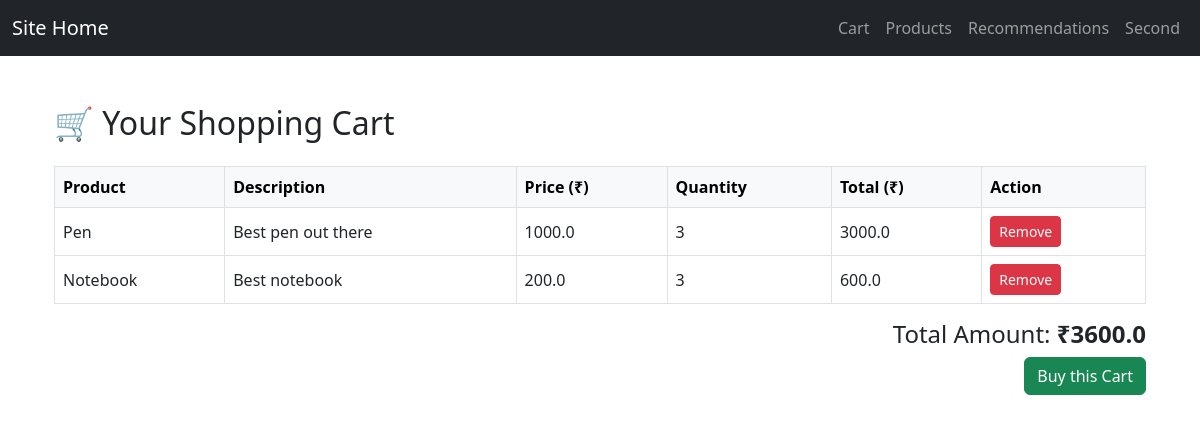
The page /user/cart (signed in) on the database its author committed.
### app/models/user_cart.py (models this page shows)
class Cart(db.Model):
    id = db.Column(db.Integer, primary_key=True)
    user_id = db.Column(db.Integer, db.ForeignKey('user.id'), nullable=False)
    product_id = db.Column(db.Integer, db.ForeignKey('product.id'), nullable=False)
    quantity = db.Column(db.Integer, default=1)
    date_added = db.Column(db.DateTime, default=datetime.utcnow)
    user = db.relationship('User', backref='cart_items')
    product = db.relationship('Product')

### app/models/product.py (models this page shows, shortened)
class Product(db.Model):
    id = db.Column(db.Integer, primary_key=True)
    name = db.Column(db.String(200), nullable=False)
    description = db.Column(db.String(500))
    price = db.Column(db.Float, nullable=False)
    category = db.Column(db.String(100))
    brand = db.Column(db.String(100))
    quantity=db.Column(db.Integer)
    date_added = db.Column(db.DateTime, default=datetime.utcnow)

### app/routes/product_routes.py (the view)
@product_bp.route("/user/cart", methods=['POST','GET'])
@login_required
def product_user_cart():
    if request.method=='POST':
        pass
    else:
        user_id=current_user.id
        cart_items = Cart.query.filter_by(user_id=user_id).all()
        total_amount = sum(item.product.price * item.quantity for item in cart_items)
        return render_template('user_cart.html',cart_items=cart_items,total_amount=total_amount)

### app/routes/admin_routes.py (called while the page is built)
@login_manager.user_loader
def load_user(user_id):
    return User.query.get(int(user_id))

### app/templates/user_cart.html (shortened to what this page needs)
{% extends 'base.html' %}
{% block content %}
<div class="container my-5">
    <h2 class="mb-4">🛒 Your Shopping Cart</h2>
    {% if cart_items %}
        <table class="table table-bordered align-middle">
            <thead class="table-light">
                <tr>
                    <th>Product</th>
                    <th>Description</th>
                    <th>Price (₹)</th>
                    <th>Quantity</th>
                    <th>Total (₹)</th>
                    <th>Action</th>
                </tr>
            </thead>
            <tbody>
                {% for item in cart_items %}
                    <tr>
                        <td>{{ item.product.name }}</td>
                        <td>{{ item.product.description }}</td>
                        <td>{{ item.product.price }}</td>
                        <td>{{ item.quantity }}</td>
                        <td>{{ item.product.price * item.quantity }}</td>
                        <td>
                            <a href="/cart/delete/{{ item.id }}"
                               onclick="return confirm('Remove this item from cart?')"
                               class="btn btn-sm btn-danger">Remove</a>
                        </td>
                    </tr>
                {% endfor %}
            </tbody>
        </table>
        <div class="text-end">
            <h4 class="text-end">Total Amount: <strong>₹{{ total_amount }}</strong></h4>
            <a href="/checkout" class="btn btn-success">Buy this Cart</a>
        </div>
    {% else %}
        <p class="alert alert-info">Your cart is empty.</p>
    {% endif %}
</div>
{% endblock content %}

### rows shown on the page
Cart: product.name "Pen", product.description "Best pen out there", product.price "1000.0", quantity "3", item.product.price*item.quantity "3000.0"
Cart: product.name "Notebook", product.description "Best notebook", product.price "200.0", quantity "3", item.product.price*item.quantity "600.0"

### other values the page prints
{{ total_amount }} "3600.0"
